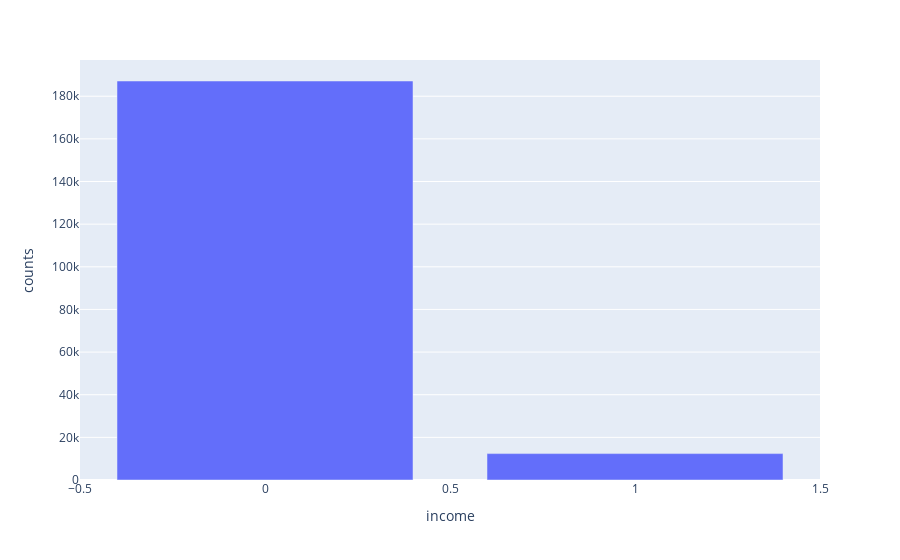

Write notebook code for a chart like this one.
### Code cell
col = "income"
ratio_count = pd.DataFrame(train[col].value_counts(dropna=False))
ratio_count["ratio"] = ratio_count/ratio_count.sum()
ratio_count["counts"] = ratio_count[col]
ratio_count[col] = ratio_count.index
ratio_count.sort_values('ratio',ascending=False,inplace=True)
fig = px.bar(ratio_count, x=col, y='counts')
fig.show()
display(ratio_count)

### Figure 1 — Plotly figure (JSON) as saved in the notebook; plotly's stock layout.template omitted (floating-point values rounded to 4 significant figures)
{"data": [{"alignmentgroup": "True", "hovertemplate": "income=%{x}<br>counts=%{y}<extra></extra>", "legendgroup": "", "marker": {"color": "#636efa"}, "name": "", "offsetgroup": "", "orientation": "v", "showlegend": false, "textposition": "auto", "type": "bar", "x": [0, 1], "xaxis": "x", "y": [187141, 12382], "yaxis": "y"}], "layout": {"barmode": "relative", "legend": {"tracegroupgap": 0}, "margin": {"t": 60}, "xaxis": {"anchor": "y", "domain": [0, 1], "title": {"text": "income"}}, "yaxis": {"anchor": "x", "domain": [0, 1], "title": {"text": "counts"}}}}
